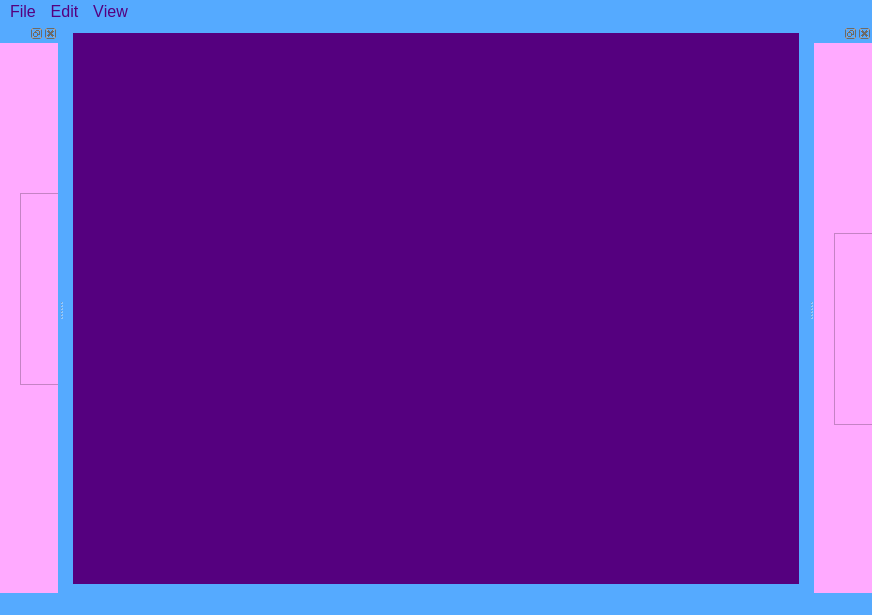
<?xml version="1.0" encoding="UTF-8"?>
<ui version="4.0">
 <class>MainWindow</class>
 <widget class="QMainWindow" name="MainWindow">
  <property name="geometry">
   <rect>
    <x>0</x>
    <y>0</y>
    <width>872</width>
    <height>615</height>
   </rect>
  </property>
  <property name="windowTitle">
   <string>MainWindow</string>
  </property>
  <property name="styleSheet">
   <string notr="true">color: rgb(85, 0, 127);
background-color: rgb(85, 170, 255);
border-color: rgb(85, 0, 0);
</string>
  </property>
  <widget class="QWidget" name="centralwidget">
   <layout class="QGridLayout" name="gridLayout">
    <item row="0" column="0">
     <widget class="QTabWidget" name="TabWidget">
      <property name="styleSheet">
       <string notr="true">color: rgb(255, 170, 255);
background-color: rgb(85, 0, 127);
font: 11pt &quot;Courier New&quot;;
</string>
      </property>
      <property name="currentIndex">
       <number>-1</number>
      </property>
      <property name="tabsClosable">
       <bool>true</bool>
      </property>
     </widget>
    </item>
   </layout>
  </widget>
  <widget class="QMenuBar" name="Menu">
   <property name="geometry">
    <rect>
     <x>0</x>
     <y>0</y>
     <width>872</width>
     <height>27</height>
    </rect>
   </property>
   <property name="font">
    <font>
     <pointsize>12</pointsize>
     <kerning>false</kerning>
    </font>
   </property>
   <widget class="QMenu" name="Edit">
    <property name="font">
     <font>
      <pointsize>11</pointsize>
     </font>
    </property>
    <property name="title">
     <string>Edit</string>
    </property>
    <addaction name="Copy"/>
    <addaction name="Insert"/>
    <addaction name="Cut"/>
    <addaction name="Delete"/>
    <addaction name="Highlight"/>
   </widget>
   <widget class="QMenu" name="View">
    <property name="font">
     <font>
      <pointsize>11</pointsize>
     </font>
    </property>
    <property name="title">
     <string>View</string>
    </property>
    <addaction name="ExplorerView"/>
    <addaction name="ActiveFiles"/>
   </widget>
   <widget class="QMenu" name="File">
    <property name="font">
     <font>
      <pointsize>11</pointsize>
     </font>
    </property>
    <property name="title">
     <string>File</string>
    </property>
    <addaction name="NewFile"/>
    <addaction name="OpenFile"/>
    <addaction name="separator"/>
    <addaction name="SaveFile"/>
    <addaction name="SaveAsFile"/>
    <addaction name="SaveAllFile"/>
    <addaction name="separator"/>
    <addaction name="CloseFile"/>
    <addaction name="CloseAllFile"/>
    <addaction name="separator"/>
    <addaction name="DeleteFile"/>
    <addaction name="DeleteAllFile"/>
    <addaction name="separator"/>
    <addaction name="ExitFile"/>
   </widget>
   <addaction name="File"/>
   <addaction name="Edit"/>
   <addaction name="View"/>
  </widget>
  <widget class="QStatusBar" name="statusbar"/>
  <widget class="QDockWidget" name="ExplorerDock">
   <property name="sizePolicy">
    <sizepolicy hsizetype="Expanding" vsizetype="Expanding">
     <horstretch>0</horstretch>
     <verstretch>0</verstretch>
    </sizepolicy>
   </property>
   <property name="styleSheet">
    <string notr="true">background-color: rgb(255, 170, 255);
color: rgb(0, 85, 0);
font: 10pt &quot;Segoe UI&quot;;</string>
   </property>
   <attribute name="dockWidgetArea">
    <number>1</number>
   </attribute>
   <widget class="QWidget" name="ExplorerContent">
    <property name="styleSheet">
     <string notr="true"/>
    </property>
    <widget class="QTreeView" name="TreeView">
     <property name="geometry">
      <rect>
       <x>20</x>
       <y>150</y>
       <width>256</width>
       <height>192</height>
      </rect>
     </property>
     <property name="styleSheet">
      <string notr="true"/>
     </property>
    </widget>
   </widget>
  </widget>
  <widget class="QDockWidget" name="ActiveFilesDock">
   <property name="sizePolicy">
    <sizepolicy hsizetype="Expanding" vsizetype="Expanding">
     <horstretch>0</horstretch>
     <verstretch>0</verstretch>
    </sizepolicy>
   </property>
   <property name="styleSheet">
    <string notr="true">background-color: rgb(255, 170, 255);
color: rgb(0, 85, 0);
font: 10pt &quot;Segoe UI&quot;;</string>
   </property>
   <attribute name="dockWidgetArea">
    <number>2</number>
   </attribute>
   <widget class="QWidget" name="ActiveFilesContent">
    <widget class="QListView" name="ListView">
     <property name="geometry">
      <rect>
       <x>20</x>
       <y>190</y>
       <width>256</width>
       <height>192</height>
      </rect>
     </property>
     <property name="styleSheet">
      <string notr="true"/>
     </property>
     <property name="editTriggers">
      <set>QAbstractItemView::NoEditTriggers</set>
     </property>
    </widget>
   </widget>
  </widget>
  <action name="NewFile">
   <property name="text">
    <string>New File</string>
   </property>
   <property name="shortcut">
    <string>Ctrl+N</string>
   </property>
  </action>
  <action name="OpenFile">
   <property name="text">
    <string>Open File</string>
   </property>
   <property name="shortcut">
    <string>Ctrl+O</string>
   </property>
  </action>
  <action name="SaveFile">
   <property name="text">
    <string>Save File</string>
   </property>
   <property name="shortcut">
    <string>Ctrl+S</string>
   </property>
  </action>
  <action name="SaveAsFile">
   <property name="text">
    <string>Save as</string>
   </property>
   <property name="shortcut">
    <string>Ctrl+Shift+S</string>
   </property>
  </action>
  <action name="SaveAllFile">
   <property name="text">
    <string>Save all</string>
   </property>
   <property name="shortcut">
    <string>Ctrl+A</string>
   </property>
  </action>
  <action name="CloseFile">
   <property name="text">
    <string>Close</string>
   </property>
   <property name="shortcut">
    <string>Ctrl+C</string>
   </property>
  </action>
  <action name="CloseAllFile">
   <property name="text">
    <string>Close all</string>
   </property>
   <property name="shortcut">
    <string>Ctrl+Shift+C</string>
   </property>
  </action>
  <action name="ExitFile">
   <property name="text">
    <string>Exit</string>
   </property>
  </action>
  <action name="Cut">
   <property name="text">
    <string>Cut</string>
   </property>
   <property name="shortcut">
    <string>Ctrl+Shift+X</string>
   </property>
  </action>
  <action name="Copy">
   <property name="text">
    <string>Copy</string>
   </property>
   <property name="shortcut">
    <string>Ctrl+Shift+C</string>
   </property>
  </action>
  <action name="Insert">
   <property name="text">
    <string>Paste</string>
   </property>
   <property name="shortcut">
    <string>Ctrl+Shift+V</string>
   </property>
  </action>
  <action name="Delete">
   <property name="text">
    <string>Delete</string>
   </property>
   <property name="shortcut">
    <string>Ctrl+Shift+D</string>
   </property>
  </action>
  <action name="Highlight">
   <property name="text">
    <string>Highlight</string>
   </property>
   <property name="shortcut">
    <string>Ctrl+Shift+A</string>
   </property>
  </action>
  <action name="ExplorerView">
   <property name="checkable">
    <bool>true</bool>
   </property>
   <property name="checked">
    <bool>true</bool>
   </property>
   <property name="text">
    <string>Show explorer</string>
   </property>
  </action>
  <action name="ActiveFiles">
   <property name="checkable">
    <bool>true</bool>
   </property>
   <property name="checked">
    <bool>true</bool>
   </property>
   <property name="text">
    <string>Show active files</string>
   </property>
  </action>
  <action name="DeleteFile">
   <property name="text">
    <string>Delete</string>
   </property>
   <property name="shortcut">
    <string>Ctrl+Del</string>
   </property>
  </action>
  <action name="DeleteAllFile">
   <property name="text">
    <string>Delete all</string>
   </property>
   <property name="shortcut">
    <string>Ctrl+Shift+Del</string>
   </property>
  </action>
 </widget>
 <resources/>
 <connections/>
</ui>
